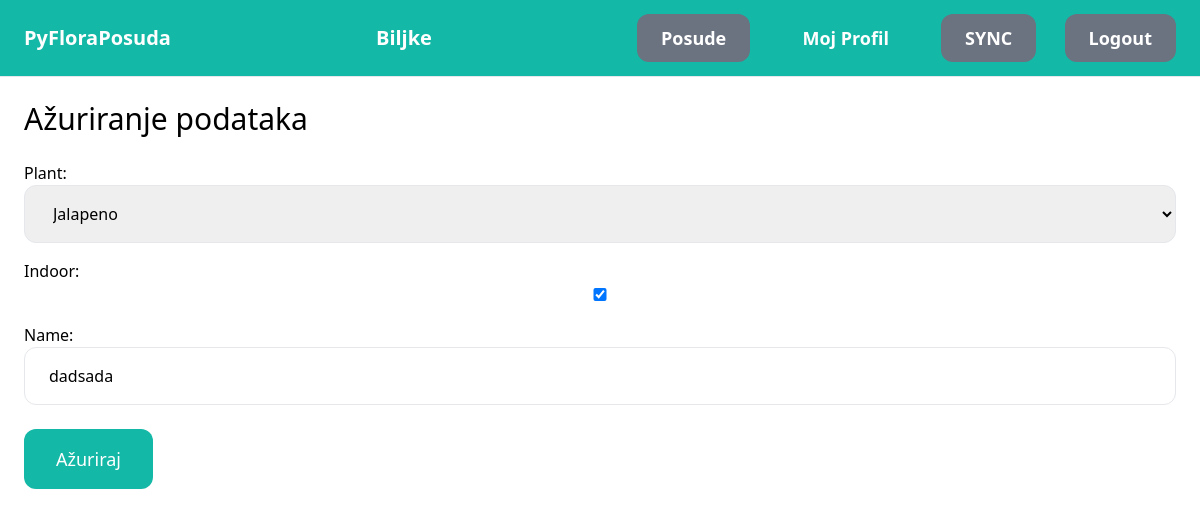
The app's page /posude/2/promjena/ (signed in), older data.
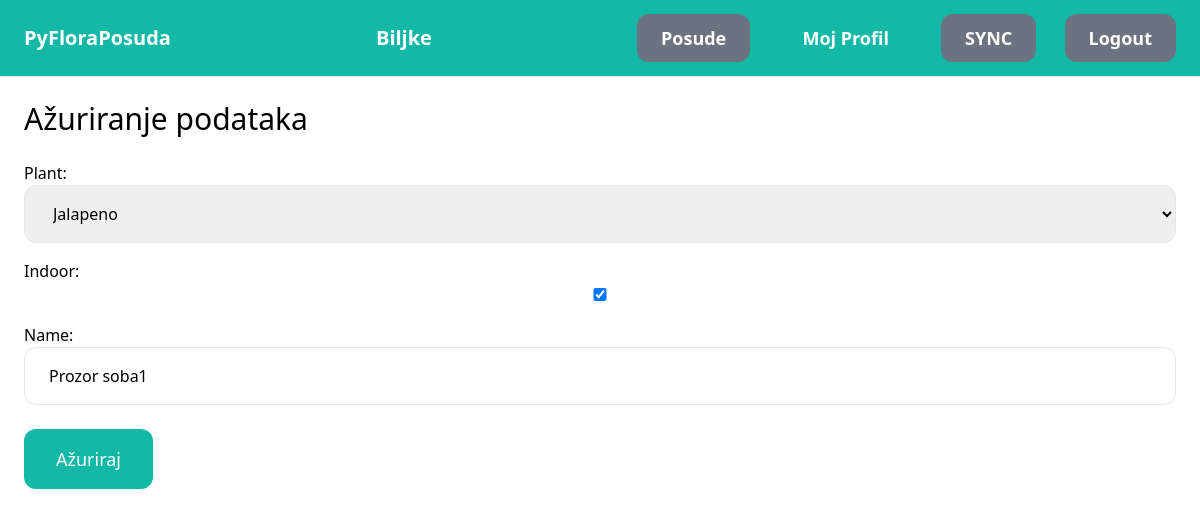
The same page, newer data.
### plant/models.py (models this page shows)
class Plant(models.Model):
    name = models.CharField(max_length=255)
    image = models.ImageField(upload_to='plant_images')
    humidity = models.CharField(max_length=255)
    brightness = models.CharField(max_length=255)
    temperature = models.CharField(max_length=255)
    substrate = models.CharField(max_length=255)
    def __str__(self):
        return self.name

### pot/models.py (models this page shows, shortened)
class Pot(models.Model):
    name = models.CharField(max_length=255)
    plant = models.ForeignKey(Plant, related_name='potsPlant', on_delete=models.PROTECT, null=True, blank=True)
    user = models.ForeignKey(User, related_name='potsUser', on_delete=models.CASCADE)
    senzorTmp = models.ForeignKey(Senzors, related_name='potsSenzorTmp', on_delete=models.PROTECT)
    senzorPh = models.ForeignKey(Senzors, related_name='potsSenzorPh', on_delete=models.PROTECT)
    senzorBrightness = models.ForeignKey(Senzors, related_name='potsSenzorBrightness', on_delete=models.PROTECT)
    senzorHumidity = models.ForeignKey(Senzors, related_name='potsSenzorHumidity', on_delete=models.PROTECT)
    indoor = models.BooleanField(default=True)
    status = models.CharField(max_length=255)

### pot/views.py (the view)
# urls.py: path('<int:pk>/promjena/', views.edit, name='edit'),
@login_required
def edit(request:HttpRequest, pk: int) -> HttpResponse:
    pot = get_object_or_404(Pot, pk=pk)
    if request.method == 'POST':
        form = EditPotForm(request.POST, request.FILES, instance=pot)
        if form.is_valid():
            form.save()
            return redirect('pot:detail', pk=pot.id)
    else:
        form = EditPotForm(instance=pot)
    return render(request, 'pots/form.html', {
        'form': form,
        'title': 'Ažuriranje podataka',
        'command': 'Ažuriraj',
    })

### pot/forms.py
class EditPotForm(forms.ModelForm):
    class Meta:
        model = Pot
        fields = {'name', 'plant', 'indoor'}
        widgets = {
            'name': forms.TextInput(attrs={
                'class': INPUT_CLASSES
            }),
            'plant': forms.Select(attrs={
                'class': INPUT_CLASSES
            }),
            'indoor': forms.CheckboxInput(attrs={
                'class': INPUT_CLASSES
            }),
        }

### pot/templates/pots/form.html (shortened to what this page needs)
{% extends 'core/base.html' %}
{% block content %}
<h1 class="mb-6 text-3xl">{{ title }}</h1>
<form method="post" action="." enctype="multipart/form-data">
    <div class="space-y-4">
        {{ form.as_p }}
    </div>
    <button class="mt-6 py-4 px-8 text-lg bg-teal-500 hover:bg-teal-700 rounded-xl text-white">{{ command }}</button>
</form>
{% endblock %}

Row changes from the older to the newer data that the page shows:
changed Plant: name "dadsada" → "Prozor soba1"
